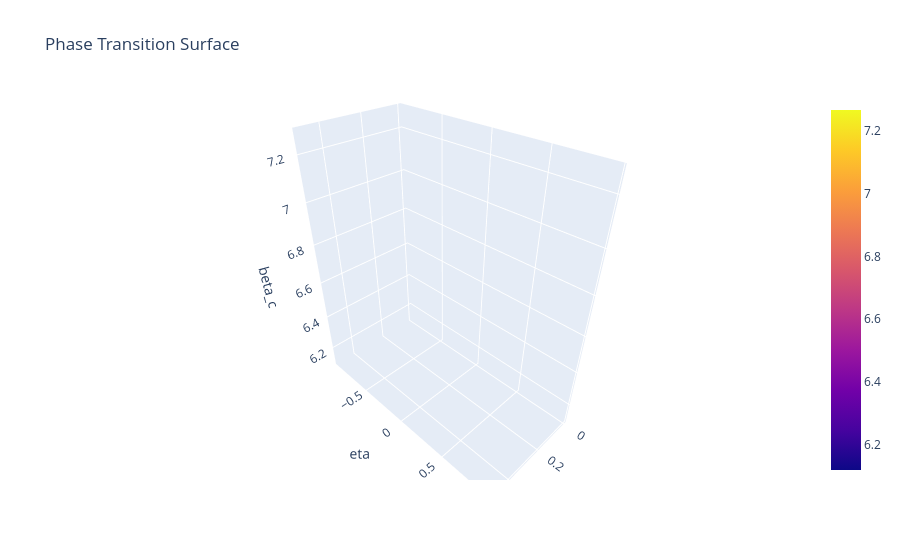

Notebook source saved alongside this figure:
### Code cell
import plotly.graph_objects as go

# Define your function
def beta_c(x, y):
    y0 = num / (Lx * Ly) * y / decay_rate
    return 1 + 1/y0 + 2*x + x*y0 + x**2 * y0

# Generate grid
x = np.linspace(0.0, 0.5, 100)
y = np.linspace(0.01, 0.01, 100)
X, Y = np.meshgrid(x, y)

# Compute Z values
Z = beta_c(X, Y)

# Create interactive 3D surface plot
fig = go.Figure(data=[go.Surface(z=Z, x=X, y=Y)])

fig.update_layout(
    title='Phase Transition Surface',
    scene=dict(
        xaxis_title='delta',
        yaxis_title='eta',
        zaxis_title='beta_c'
    )
)

fig.show()

### Figure 1 — Plotly figure (JSON) as saved in the notebook; plotly's stock layout.template omitted (floating-point values rounded to 4 significant figures; data arrays with more than 128 entries replaced by an {"elided": "..."} marker saying what was removed)
{"data": [{"type": "surface", "x": {"elided": "100x100 float values"}, "y": {"elided": "100x100 float values"}, "z": {"elided": "100x100 float values"}}], "layout": {"scene": {"xaxis": {"title": {"text": "delta"}}, "yaxis": {"title": {"text": "eta"}}, "zaxis": {"title": {"text": "beta_c"}}}, "title": {"text": "Phase Transition Surface"}}}
